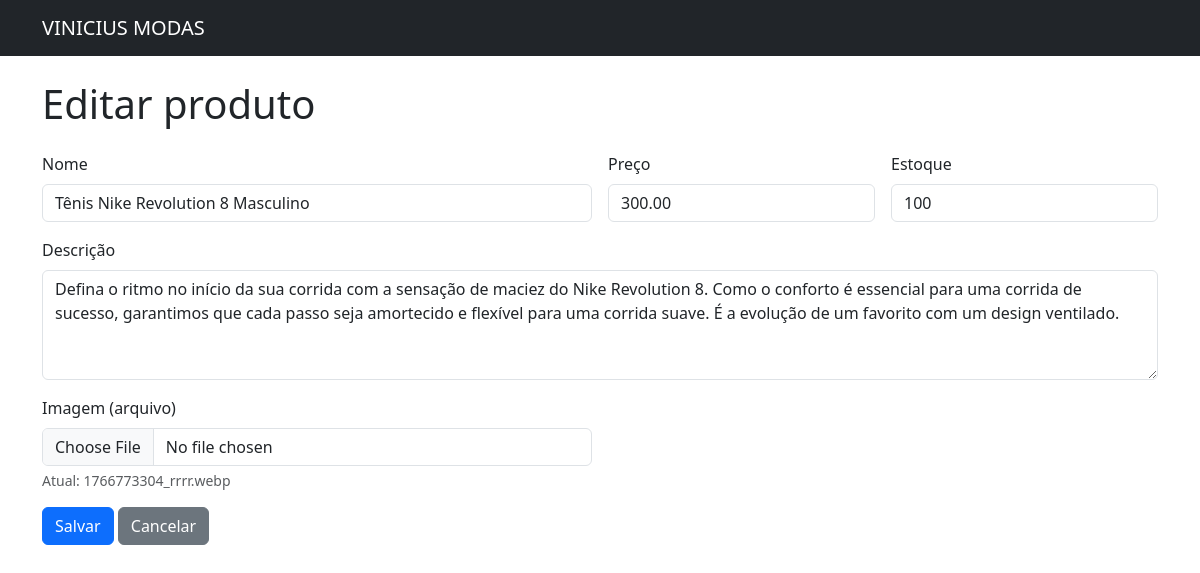
/produto_form.php?id=7, run on the app's committed database.
### tables this page shows
CREATE TABLE IF NOT EXISTS `produtos` (
  `id` int UNSIGNED NOT NULL AUTO_INCREMENT,
  `nome` varchar(150) NOT NULL,
  `descricao` text,
  `preco` decimal(10,2) NOT NULL DEFAULT '0.00',
  `imagem` varchar(255) DEFAULT NULL,
  `estoque` int UNSIGNED NOT NULL DEFAULT '0',
  `criado_em` datetime NOT NULL DEFAULT CURRENT_TIMESTAMP,
  `atualizado_em` datetime DEFAULT NULL ON UPDATE CURRENT_TIMESTAMP,
  PRIMARY KEY (`id`)
);

### models/Produto.php (called while the page is built, shortened)
<?php
class Produto
{
    public static function buscarPorId($id) {
        $pdo = getConnection();
        $stmt = $pdo->prepare(
            "SELECT id, nome, descricao, preco, imagem, estoque
             FROM produtos WHERE id = :id"
        );
        $stmt->bindValue(':id', (int)$id, PDO::PARAM_INT);
        $stmt->execute();
        return $stmt->fetch();
    }
}

### public/produto_form.php (the view, shortened to what this page needs)
<?php
require_once __DIR__ . '/../models/Produto.php';
$id = isset($_GET['id']) ? (int)$_GET['id'] : 0;
$produto = $id > 0 ? Produto::buscarPorId($id) : null;
$tituloPagina = $id ? 'Editar produto' : 'Novo produto';
include '_header.php';
?>
<h1 class="mb-4"><?= htmlspecialchars($tituloPagina) ?></h1>
<form action="produto_salvar.php" method="post" enctype="multipart/form-data" class="row g-3">
  <div class="col-md-6">
    <label class="form-label">Nome</label>
    <input type="text" name="nome" class="form-control" required
           value="<?= htmlspecialchars($produto['nome'] ?? '') ?>">
  </div>
  <div class="col-md-3">
    <label class="form-label">Preço</label>
    <input type="number" name="preco" step="0.01" min="0" class="form-control" required
           value="<?= htmlspecialchars($produto['preco'] ?? '0.00') ?>">
  </div>
  <div class="col-md-3">
    <label class="form-label">Estoque</label>
    <input type="number" name="estoque" min="0" class="form-control" required
           value="<?= htmlspecialchars($produto['estoque'] ?? '0') ?>">
  </div>
  <div class="col-12">
    <label class="form-label">Descrição</label>
    <textarea name="descricao" rows="4" class="form-control"><?= htmlspecialchars($produto['descricao'] ?? '') ?></textarea>
  </div>
  <div class="col-md-6">
    <label class="form-label">Imagem (arquivo)</label>
    <input type="file" name="imagem" class="form-control">
    <?php if (!empty($produto['imagem'])): ?>
      <small class="text-muted d-block mt-1">
        Atual: <?= htmlspecialchars($produto['imagem']) ?>
      </small>
    <?php endif; ?>
  </div>
  <div class="col-12">
    <button type="submit" class="btn btn-primary">
      Salvar
    </button>
    <a href="index.php" class="btn btn-secondary">Cancelar</a>
  </div>
</form>
<?php include '_footer.php'; ?>

### data on the page
produtos: nome "Tênis Nike Revolution 8 Masculino", preco "300.00", estoque "100", descricao "Defina o ritmo no início da sua corrida com a sensação de maciez do Nike Revolution 8. Como o conforto é essencial para uma corrida de sucesso, garantimos que cada passo seja amortecido e flexível para uma corrida suave. É a evolução de um favorito com um design ventilado.", imagem "1766773304_rrrr.webp"

### other printed values
$tituloPagina "Editar produto"
